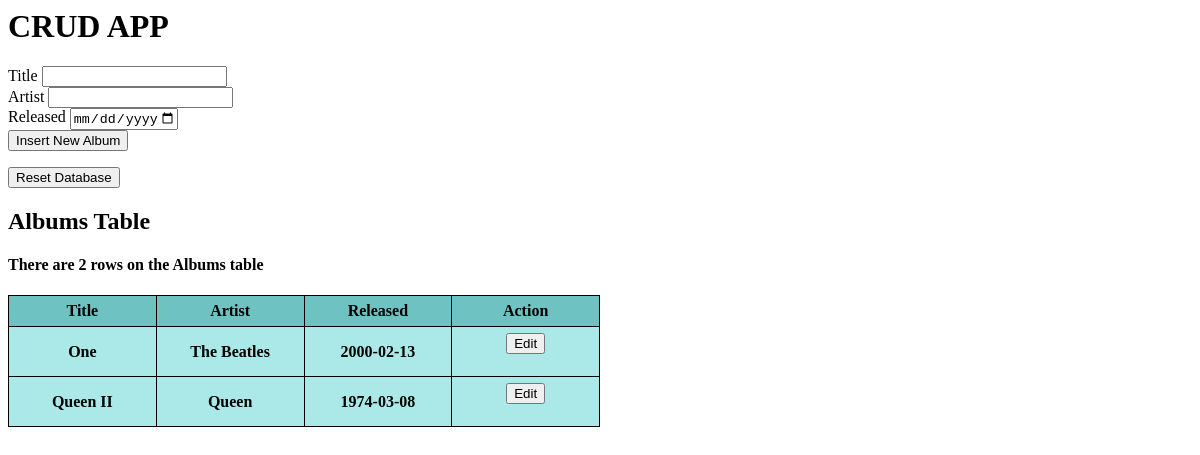
Before: / with the older database file.
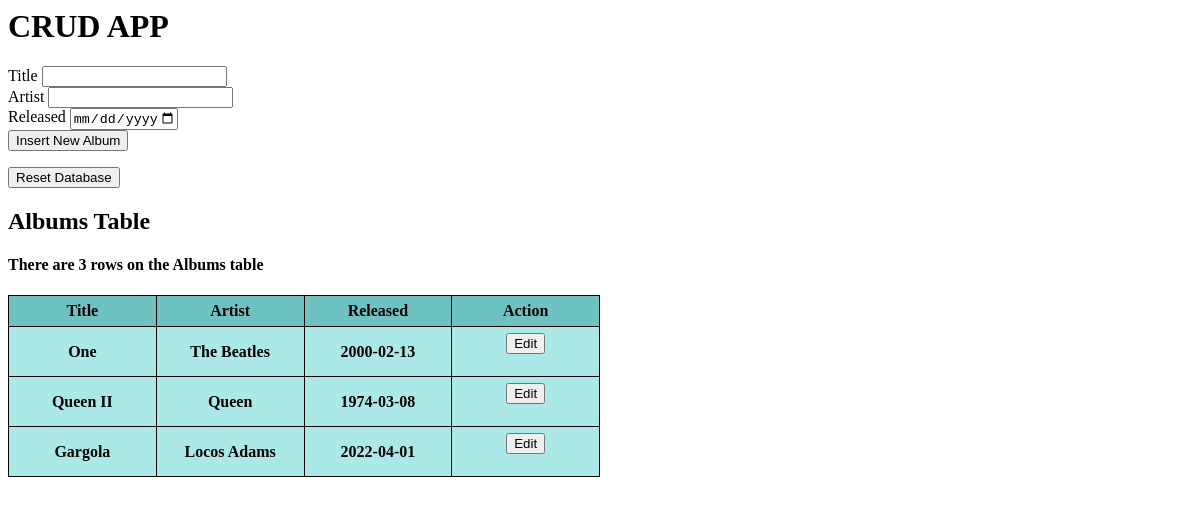
After: the same page with the newer database file.
### models.py (models this page shows, shortened)
class Albums(DB.Model):
    id = DB.Column(DB.Integer, primary_key = True, autoincrement=True)
    title = DB.Column(DB.String(30), nullable = False)
    artist = DB.Column(DB.String(30), nullable = False)
    released = DB.Column(DB.Date, nullable = False)

### app.py (the view)
@app.route('/')
def home():
    albums = Albums.query.all()
    rows_count = Albums.query.count()
    return render_template('home.html', Albums = albums, Rows_count=rows_count)

### templates/home.html (shortened to what this page needs)
<h1>CRUD APP</h1>
<form action="album_insert" method="post">
        <lable for="title">Title</lable>
        <input type="text" name="title" value="" required> <br>
        <lable for="artist">Artist</lable>
        <input type="text" name="artist" value="" required> <br>
        <label for="released">Released</label>
        <input type="date" name="released" value="" min="1900-01-01" max="2025-01-01" required> <br>
        <input type="submit" value="Insert New Album">
</form>
<form action="reset" method="post">
  <input type="submit" value="Reset Database">
</form>
<html>
<body>
<h2>Albums Table</h2>
<h4>{% if Rows_count == 0 %}
    The Albums table is Empty
    {% elif Rows_count == 1 %}
    There is 1 row on the Albums table
    {% else %}
    There are {{Rows_count}} rows on the Albums table
    {% endif %}</h4>
<table style="width:50%">
  <tr>
    <th>Title</th>
    <th>Artist</th>
    <th>Released</th>
    <th>Action</th>
  </tr>
  <tr>
    {% for row in Albums %}
  <tr>
    <th> {{ row.title }}</th>
    <th> {{ row.artist }}</th>
    <th> {{ row.released }}</th>
    <th>
        <form action="edit" method="post">
          <input type="submit" value="Edit">
        </form>
    </th>
  </tr>
    {% endfor %}
</table>
</body>
</html>

### templates/home.html (style rules this page uses)
table, th, td { border: 1px solid black; border-collapse: collapse; width: 100%; table-layout:fixed; padding: 6px; }
tr { background-color: #abe9e9; }
tr:first-child { background-color: #6fc2c2; }

Changed rows visible on the page:
added Albums: title "Gargola", artist "Locos Adams", released "2022-04-01"
Other visible differences:
{{ Rows_count }}: "2" → "3"
